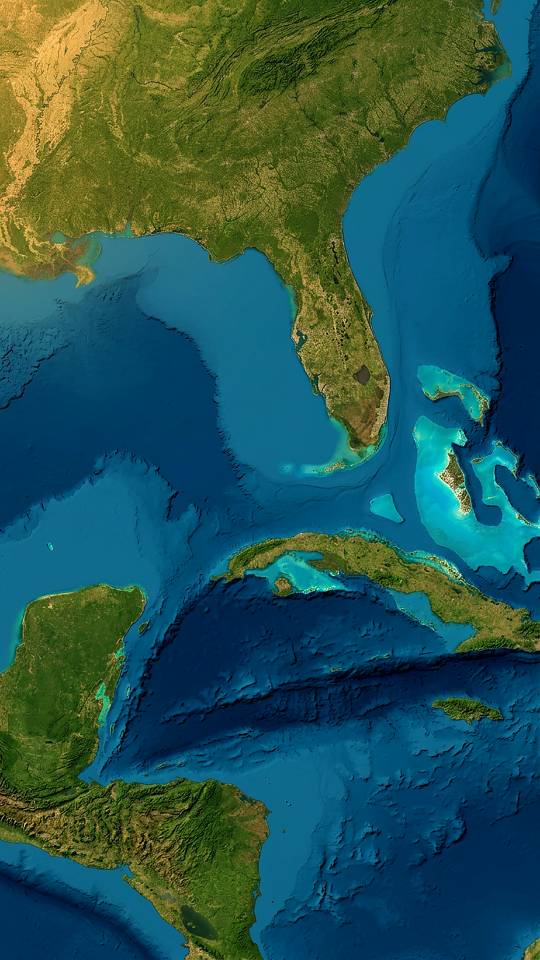
#> input picture new_channel_detective_timeglass/train2_geography_study/assets/v3_wide_base.png, 1080 x 1920 px (shown at 1/2 size); its folder holds 6 pictures in this run
$ python v3_maps.py
#> lines starting #> are read from the running program, lines starting #| are printed output that depends on the picture
"""V3-only flat map assets. No spherical projection and no legacy video import.
Wide/macro plates are illustrative; the world relief is georeferenced Mercator.
"""
from pathlib import Path
import cv2,numpy as np
from PIL import Image
HERE=Path(__file__).resolve().parent;A=HERE/'assets';W,H=1080,1920
FONT=str(HERE.parent/'assets/fonts/DMSans.ttf');BOLD=str(HERE.parent/'assets/fonts/Anton-Regular.ttf')
MAP_BASE=Image.open(A/'v3_wide_base.png').convert('RGBA')
#> MAP_BASE is the input picture: PIL image 1080x1920 RGBA; mean R, G, B, A 37.1, 85.4, 83.1, 255
REGION=Image.open(A/'v3_region_glow_rgba.png').convert('RGBA')
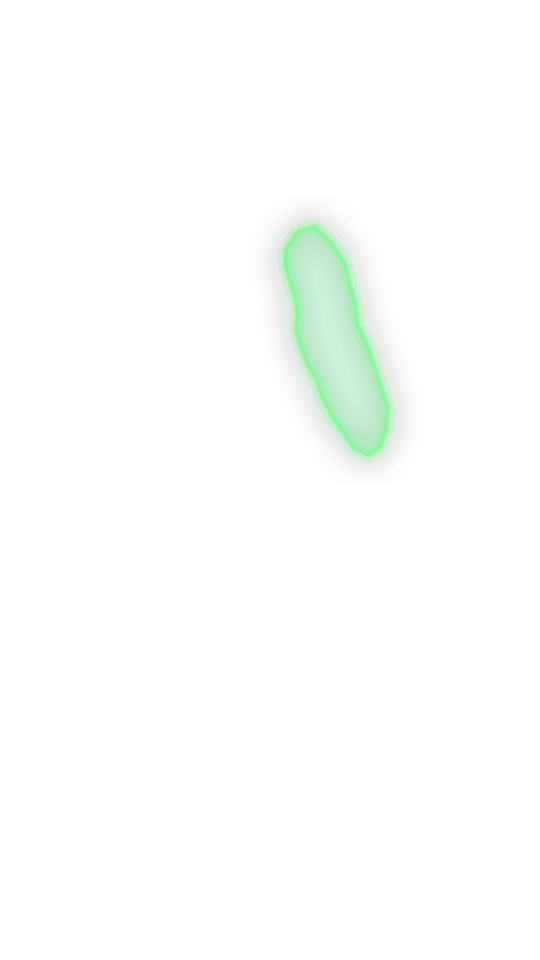
#> input picture new_channel_detective_timeglass/train2_geography_study/assets/v3_region_glow_rgba.png, 1080 x 1920 px (shown at 1/2 size)
#> REGION is the input picture: PIL image 1080x1920 RGBA; mean R, G, B, A 2.9, 7.6, 4.1, 3.7
MAP_REGION=Image.alpha_composite(MAP_BASE,REGION)
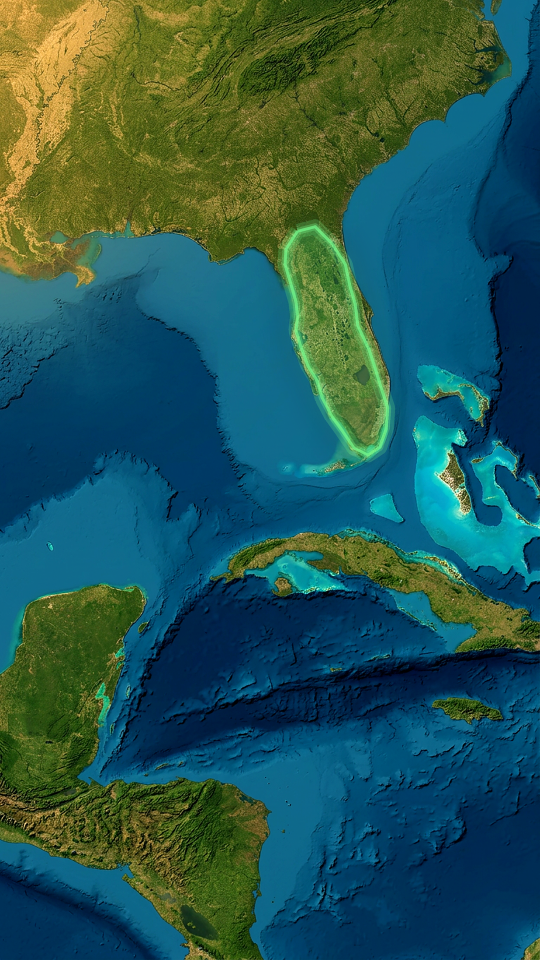
#> MAP_REGION: PIL image 1080x1920 RGBA (shown at 1/2 size); mean R, G, B, A 37, 86.8, 83.8, 255
MACRO=Image.open(A/'florida_keys_macro_relief.png').convert('RGB').resize((W,H),Image.Resampling.LANCZOS).convert('RGBA')
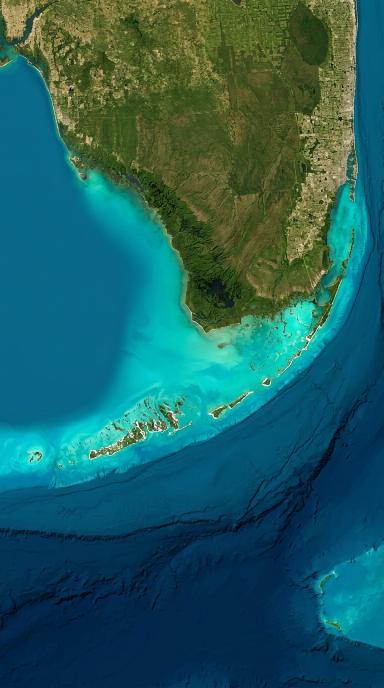
#> input picture new_channel_detective_timeglass/train2_geography_study/assets/florida_keys_macro_relief.png, 768 x 1376 px (shown at 1/2 size)

def smooth_curve(pts,steps=18):
#> called with steps = 18
 p=[pts[0]]+pts+[pts[-1]];out=[]
 for i in range(1,len(p)-2):
  a,b,c,d=p[i-1:i+3]
  for j in range(steps):
   t=j/steps;t2=t*t;t3=t2*t
   x=.5*((2*b[0])+(-a[0]+c[0])*t+(2*a[0]-5*b[0]+4*c[0]-d[0])*t2+(-a[0]+3*b[0]-3*c[0]+d[0])*t3)
   y=.5*((2*b[1])+(-a[1]+c[1])*t+(2*a[1]-5*b[1]+4*c[1]-d[1])*t2+(-a[1]+3*b[1]-3*c[1]+d[1])*t3)
   out.append((x,y))
 out.append(pts[-1]);return out

MACRO_KNOTS=[(860,670),(803,820),(735,918),(670,1040),(555,1115),(480,1180),(367,1252),(250,1323)]
MACRO_CURVE=smooth_curve(MACRO_KNOTS)
#> (the run stopped early here; a loop or call above may not have finished)
